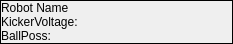
<?xml version="1.0" encoding="UTF-8"?>
<ui version="4.0">
 <class>MSLRobotWidget</class>
 <widget class="QFrame" name="MSLRobotWidget">
  <property name="enabled">
   <bool>true</bool>
  </property>
  <property name="geometry">
   <rect>
    <x>0</x>
    <y>0</y>
    <width>233</width>
    <height>48</height>
   </rect>
  </property>
  <property name="sizePolicy">
   <sizepolicy hsizetype="MinimumExpanding" vsizetype="MinimumExpanding">
    <horstretch>0</horstretch>
    <verstretch>0</verstretch>
   </sizepolicy>
  </property>
  <property name="minimumSize">
   <size>
    <width>0</width>
    <height>0</height>
   </size>
  </property>
  <property name="maximumSize">
   <size>
    <width>380</width>
    <height>300</height>
   </size>
  </property>
  <property name="frameShape">
   <enum>QFrame::Box</enum>
  </property>
  <layout class="QVBoxLayout" name="controlledRobotVerticalLayout" stretch="0,0,0">
   <property name="spacing">
    <number>0</number>
   </property>
   <property name="sizeConstraint">
    <enum>QLayout::SetMaximumSize</enum>
   </property>
   <property name="leftMargin">
    <number>0</number>
   </property>
   <property name="topMargin">
    <number>0</number>
   </property>
   <property name="rightMargin">
    <number>0</number>
   </property>
   <property name="bottomMargin">
    <number>0</number>
   </property>
   <item>
    <widget class="QLabel" name="robotNameLbl">
     <property name="maximumSize">
      <size>
       <width>16777215</width>
       <height>14</height>
      </size>
     </property>
     <property name="text">
      <string>Robot Name</string>
     </property>
    </widget>
   </item>
   <item>
    <layout class="QHBoxLayout" name="horizontalLayout">
     <item>
      <widget class="QLabel" name="KickVolLbl">
       <property name="sizePolicy">
        <sizepolicy hsizetype="MinimumExpanding" vsizetype="MinimumExpanding">
         <horstretch>0</horstretch>
         <verstretch>0</verstretch>
        </sizepolicy>
       </property>
       <property name="maximumSize">
        <size>
         <width>16777215</width>
         <height>14</height>
        </size>
       </property>
       <property name="text">
        <string>KickerVoltage:</string>
       </property>
      </widget>
     </item>
     <item>
      <widget class="QLabel" name="KickVolValue">
       <property name="sizePolicy">
        <sizepolicy hsizetype="MinimumExpanding" vsizetype="MinimumExpanding">
         <horstretch>0</horstretch>
         <verstretch>0</verstretch>
        </sizepolicy>
       </property>
       <property name="minimumSize">
        <size>
         <width>100</width>
         <height>0</height>
        </size>
       </property>
       <property name="maximumSize">
        <size>
         <width>16777215</width>
         <height>14</height>
        </size>
       </property>
       <property name="text">
        <string/>
       </property>
       <property name="alignment">
        <set>Qt::AlignCenter</set>
       </property>
      </widget>
     </item>
    </layout>
   </item>
   <item>
    <layout class="QHBoxLayout" name="horizontalLayout_2">
     <item>
      <widget class="QLabel" name="BallPossLbl">
       <property name="sizePolicy">
        <sizepolicy hsizetype="MinimumExpanding" vsizetype="MinimumExpanding">
         <horstretch>0</horstretch>
         <verstretch>0</verstretch>
        </sizepolicy>
       </property>
       <property name="maximumSize">
        <size>
         <width>16777215</width>
         <height>14</height>
        </size>
       </property>
       <property name="text">
        <string>BallPoss:</string>
       </property>
      </widget>
     </item>
     <item>
      <widget class="QLabel" name="BallPossValue">
       <property name="sizePolicy">
        <sizepolicy hsizetype="MinimumExpanding" vsizetype="MinimumExpanding">
         <horstretch>0</horstretch>
         <verstretch>0</verstretch>
        </sizepolicy>
       </property>
       <property name="minimumSize">
        <size>
         <width>100</width>
         <height>0</height>
        </size>
       </property>
       <property name="maximumSize">
        <size>
         <width>16777215</width>
         <height>14</height>
        </size>
       </property>
       <property name="text">
        <string/>
       </property>
      </widget>
     </item>
    </layout>
   </item>
  </layout>
 </widget>
 <layoutdefault spacing="0" margin="0"/>
 <resources/>
 <connections/>
</ui>
